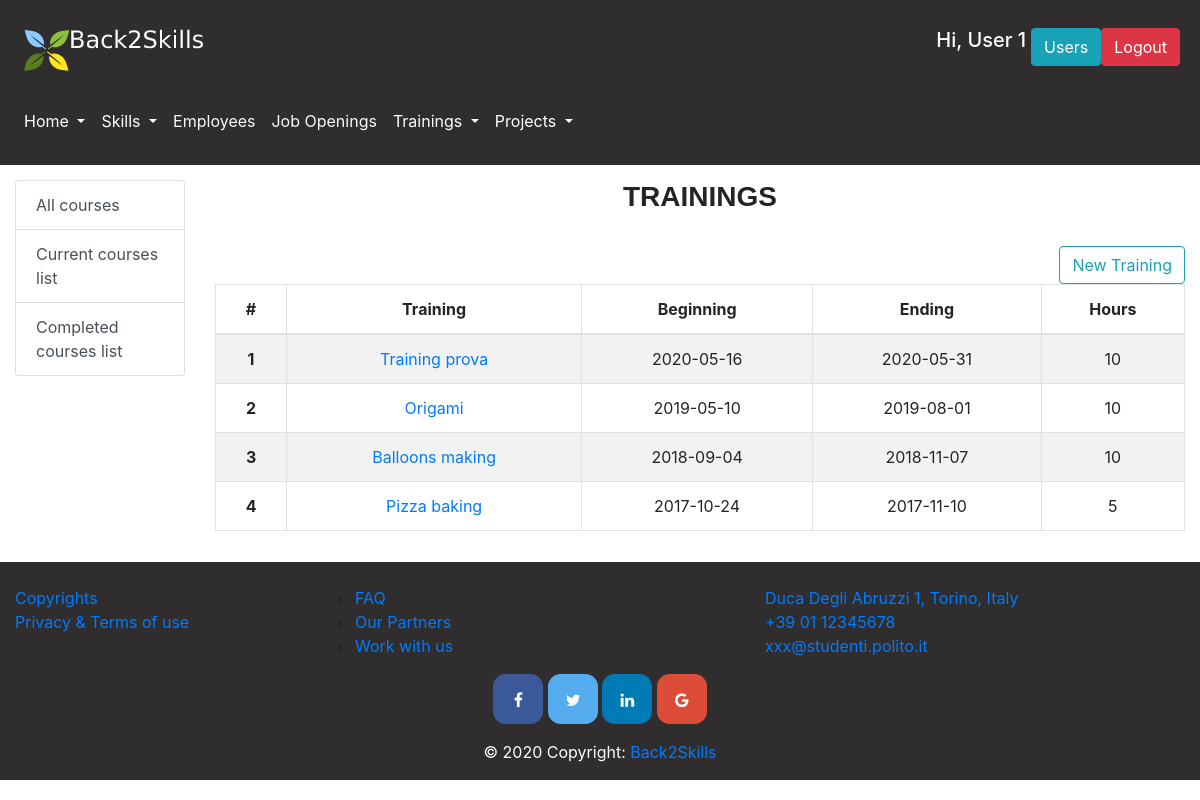
Page /trainings/all (signed in) on the committed database.
### database.py (models this page shows, shortened)
class User(db.Model):
    __tablename__ = 'user'
    id = db.Column(db.Integer, primary_key=True)
    name = db.Column(db.String)
    surname = db.Column(db.String)
    email = db.Column(db.String, nullable=False, unique=True)
    password = db.Column(db.String, nullable=False)
    admin = db.Column(db.Boolean)
    project = db.Column(db.Integer, db.ForeignKey('project.id'))
    @property
    def is_authenticated(self):
        return True

class Training(db.Model):
    __tablename__ = 'training'
    id = db.Column(db.Integer, primary_key=True)
    name = db.Column(db.String)
    starting_Date = db.Column(db.Date)
    ending_Date = db.Column(db.Date)
    hours = db.Column(db.Integer)
    skill = db.relationship("Skill", secondary="training_skill")
    employee = db.relationship("Employee", secondary="employee_training")
    closed = db.Column(db.Boolean)

### app.py (the view, shortened to what this page needs)
@app.route('/trainings',methods=['POST'])
@app.route('/trainings/<period>')
@login_required
def trainings(period="all"):
    skills=get_skills()
    if period == "past":
         trainings_list = get_past_trainings()
    elif period == "current":
         trainings_list = get_current_trainings()
    else:
         trainings_list= get_trainings()
    trainings_list.sort(key=lambda x: x.starting_Date, reverse=True)
    ranges=[1,2,3,4,5,6,7,8,9,10]
    return render_template('trainings.html',skills=skills,trainings_list=trainings_list,range=ranges)

### app.py (called while the page is built)
@app.after_request
def add_header(r):
    r.headers["Cache-Control"] = "no-cache, no-store, must-revalidate"
    r.headers["Pragma"] = "no-cache"
    r.headers["Expires"] = "0"
    r.headers['Cache-Control'] = 'public, max-age=0'
    return r

@login_manager.user_loader
def load_user(user_id):
    return get_user_by_id(user_id)

### database.py (called while the page is built)
def get_user_by_id(user_id):
    return User.query.filter(User.id==user_id).first()

def get_skills():
    skills=Skill.query.all()
    skills.sort(key=lambda x: x.name)
    return skills

def get_trainings():
    trainings=Training.query.all()
    trainings.sort(key=lambda x: x.name)
    return trainings

### templates/trainings.html (shortened to what this page needs)
{% extends "layout.html" %}
{% block pageContent %}
    <div class="row">
        <div class="col-md-2">
            <div class="content-section">
                <div class="list-group">
                    <a href="/trainings/all" class="list-group-item list-group-item-action">All courses</a>
                    <a href="/trainings/current" class="list-group-item list-group-item-action">Current courses list</a>
                    <a href="/trainings/past" class="list-group-item list-group-item-action">Completed courses list</a>
                </div>
            </div>
        </div>
        <div class="col-md-10">
            {% block sectionContent %}
                <h3 class="section-title">{{ period }} trainings </h3>
                <br/>
                {% if current_user.is_authenticated and current_user.admin %}
                    <button type="button" class="btn btn-outline-info float-right" data-toggle="modal" data-target="#newTrainingModal">
                        New Training
                    </button>
                    <br/>
                {% endif %}
                <div class="table-responsive">
                    <table class="table table-hover table-bordered table-striped text-center">
                        <thead>
                        <tr>
                            <th scope="col">#</th>
                            <th scope="col">Training</th>
                            <th scope="col">Beginning</th>
                            <th scope="col">Ending</th>
                            <th scope="col">Hours</th>
                        </tr>
                        </thead>
                        <tbody>
                        {% for training in trainings_list %}
                            <tr>
                                <th scope="row">{{loop.index}}</th>
                                <td><a href="/training/{{ training.id }}"> {{ training.name }} </a></td>
                                <td>{{ training.starting_Date }}</td>
                                <td>{{ training.ending_Date }}</td>
                                <td>{{ training.hours }}</td>
                            </tr>
                        {% endfor %}
                        </tbody>
                    </table>
                </div>
                </div>
                </div>
            {% endblock %}
{% endblock %}

### templates/layout.html (shortened to what this page needs)
<!DOCTYPE html>
<html lang="en">
<head>
    <link rel="stylesheet" href="{{ url_for('static',filename='css/bootstrap.css') }}" >
    <link rel="stylesheet" href="{{ url_for('static',filename='css/bootstrap-override.css') }}" >
</head>
<body>
<header>
    <nav class="navbar navbar-expand-lg navbar-light light-dark" id="loginNavbar">
        <a class="navbar-brand" href="/home"><img src="/static/images/Logosmallwhite.png" alt=""></a>
        {% if current_user.is_authenticated%}
            <div class="btn-group ml-auto mr-1">
                <h5 style="color: white; margin-right: 5px;">Hi, {{ current_user.name }}</h5>
                {% if current_user.admin %}
                    <a href="/users"><button class="btn btn-info">Users</button></a>
                {% else %}
                    {% if current_user.project %}
                        <a href="/project/{{ current_user.project }}"><button class="btn btn-info">Your project</button></a>
                    {% endif %}
                {% endif %}
                <form action="/logout" method="POST">
                    <button type="submit" class="btn btn-danger">Logout</button>
                </form>
            </div>
        {% else %}
            <a href="/login" class="btn btn-info ml-auto mr-1" role="button">Login</a>
        {% endif %}
    </nav>
    <nav class="navbar navbar-expand-lg navbar-light text-white light-dark" id="menuNavbar">
        <div class="collapse navbar-collapse" id="navbarSupportedContent">
            <ul class="navbar-nav mr-auto">
                <li class="nav-item dropdown ">
                    <a class="nav-link dropdown-toggle text-white" href="#" id="homepageDropdown" role="button" data-toggle="dropdown" aria-haspopup="true" aria-expanded="false">
                        Home
                    </a>
                </li>
                <li class="nav-item dropdown">
                    <a class="nav-link dropdown-toggle text-white" href="/skills" id="skillsDropdown" role="button" data-toggle="dropdown" aria-haspopup="true" aria-expanded="false">
                        Skills
                    </a>
                </li>
                <li class="nav-item">
                    <a class="nav-link" href="/employees" id="employeesButton" role="button" aria-haspopup="true" aria-expanded="false" >
                        <p class="text-light"> Employees</p>
                    </a>
                </li>
                <li class="nav-item">
                    <a class="nav-link" href="/jobs" id="jobsButton" role="button" aria-haspopup="true" aria-expanded="false">
                        <p class="text-light">Job Openings</p>
                    </a>
                </li>
                <li class="nav-item dropdown">
                    <a class="nav-link dropdown-toggle text-white" href="#" id="trainingsDropdown" role="button" data-toggle="dropdown" aria-haspopup="true" aria-expanded="false">
                        Trainings
                    </a>
                </li>
                <li class="nav-item dropdown">
                    <a class="nav-link dropdown-toggle text-white" href="#" id="projectsDropdown" role="button" data-toggle="dropdown" aria-haspopup="true" aria-expanded="false">
                        Projects
                    </a>
                </li>
            </ul>
        </div>
    </nav>
</header>
<main role="main" id="main-container">
    {% block pageContent %}
    {% endblock %}
</main>
<footer class="page-footer font-small light-dark pt-4">
    <div class="container-fluid text-center text-md-left">
        <div class="row">
            <div class="col-md-3 mb-md-0 mb-3">
                <ul class="list-unstyled">
                    <li>
                        <a href="#">Copyrights</a>
                    </li>
                    <li>
                        <a href="#">Privacy & Terms of use</a>
                    </li>
                </ul>
            </div>
            <div class="col-md-3 mb-md-0 mb-3">
                <ul>
                    <li>
                        <a href="/faq" role="button">FAQ</a>
                    </li>
                    <li>
                        <a href="#">Our Partners</a>
                    </li>
                    <li>
                        <a href="#">Work with us</a>
                    </li>
                </ul>
            </div>
            <div class="col-md-3 mx-auto">
                <ul class="list-unstyled">
                    <li>
                        <a href="#!">Duca Degli Abruzzi 1, Torino, Italy</a>
                    </li>
                    <li>
                        <a href="#!">+39 01 12345678</a>
                    </li>
                    <li>
                        <a href="#!">xxx@studenti.polito.it</a>
                    </li>
                </ul>
            </div>
        </div>
    </div>
    <div class="container">
        <div class="mx-auto" style="width: 400px;">
            <link rel="stylesheet" href="https://cdnjs.cloudflare.com/ajax/libs/font-awesome/4.7.0/css/font-awesome.min.css">
            <div class=" text-center">
                <a href="#" class="fa fa-facebook" style="font-size: medium"></a>
                <a href="#" class="fa fa-twitter" style="font-size: medium"></a>
                <a href="#" class="fa fa-linkedin" style="font-size: medium"></a>
                <a href="#" class="fa fa-google" style="font-size: medium"></a>
            </div>
        </div>
    </div>
    <div class="footer-copyright text-white text-center py-3">© 2020 Copyright:
        <a href=""> Back2Skills</a>
    </div>
</footer>
</body>
</html>

### rows in the picture
User: name "User 1"
Training: name "Training prova", starting_Date "2020-05-16", ending_Date "2020-05-31", hours "10"
Training: name "Origami", starting_Date "2019-05-10", ending_Date "2019-08-01", hours "10"
Training: name "Balloons making", starting_Date "2018-09-04", ending_Date "2018-11-07", hours "10"
Training: name "Pizza baking", starting_Date "2017-10-24", ending_Date "2017-11-10", hours "5"
